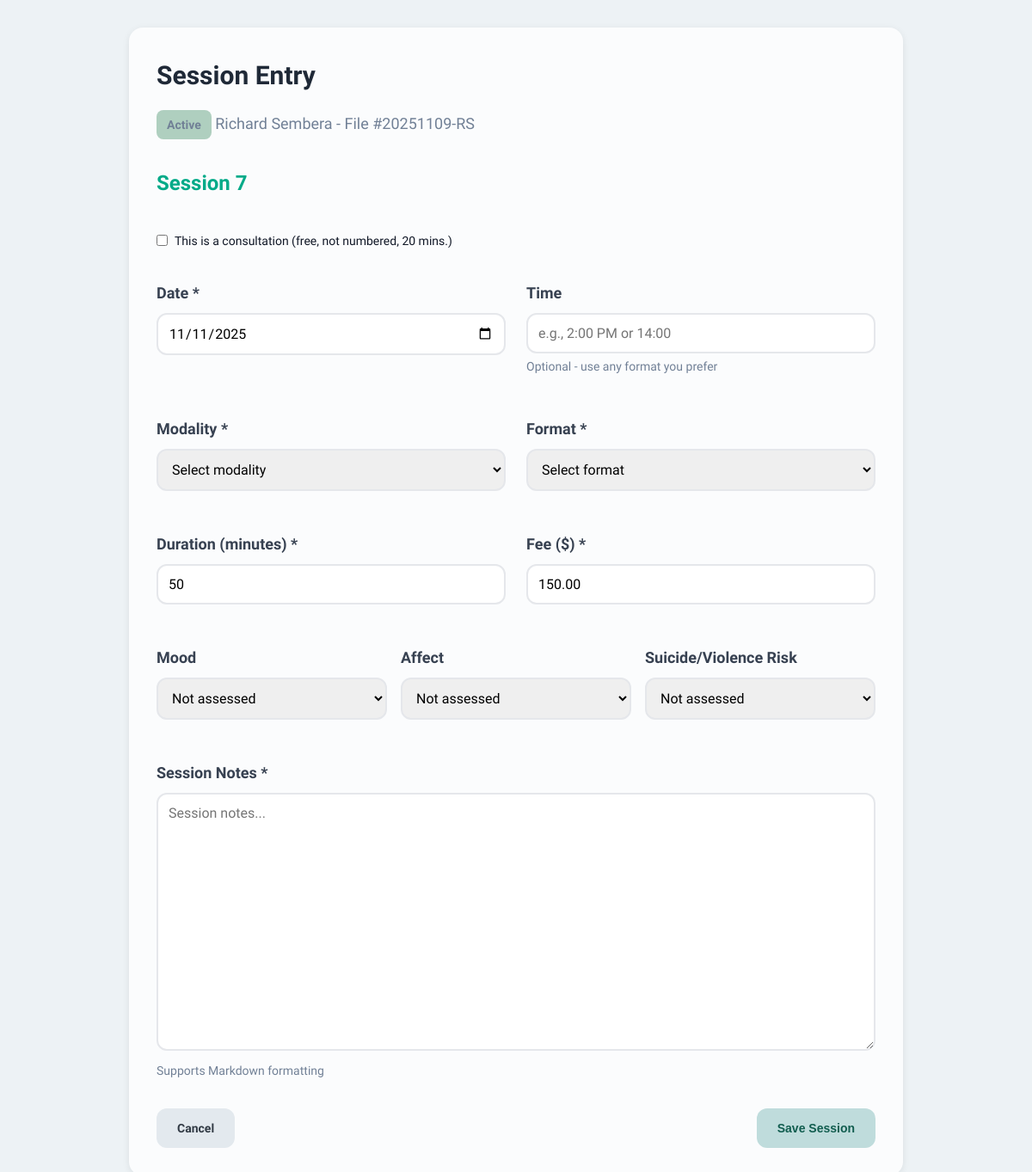
Page /client/1/session on the committed database.
### tables this page shows
CREATE TABLE client_types (
                id INTEGER PRIMARY KEY AUTOINCREMENT,
                name TEXT UNIQUE NOT NULL,
                color TEXT NOT NULL,
                code TEXT,
                file_number_style TEXT NOT NULL,
                file_number_prefix TEXT,
                file_number_suffix TEXT,
                file_number_counter INTEGER DEFAULT 0,
                session_fee REAL,
                session_duration INTEGER,
                retention_period INTEGER,
                is_system INTEGER DEFAULT 0,
                created_at INTEGER NOT NULL,
                modified_at INTEGER NOT NULL
            );

CREATE TABLE clients (
                id INTEGER PRIMARY KEY AUTOINCREMENT,
                file_number TEXT UNIQUE NOT NULL,
                first_name TEXT NOT NULL,
                middle_name TEXT,
                last_name TEXT NOT NULL,
                type_id INTEGER NOT NULL,
                created_at INTEGER NOT NULL,
                modified_at INTEGER NOT NULL,
                is_deleted INTEGER DEFAULT 0,
                FOREIGN KEY (type_id) REFERENCES client_types(id)
            );

### web/app.py (the view, shortened to what this page needs)
@app.route('/client/<int:client_id>/session', methods=['GET', 'POST'])
def create_session(client_id):
    import time
    from datetime import datetime
    client = db.get_client(client_id)
    if not client:
        return "Client not found", 404
    client_type = db.get_client_type(client['type_id'])
    session_entries = db.get_client_entries(client_id, 'session')
    non_consultation_count = sum(1 for s in session_entries if not s.get('is_consultation'))
    next_session_number = non_consultation_count + 1
    today = datetime.now().strftime('%Y-%m-%d')
    return render_template('entry_forms/session.html',
                         client=client,
                         client_type=client_type,
                         next_session_number=next_session_number,
                         today=today)

### core/database.py (called while the page is built)
    def connect(self):
        return sqlite3.connect(str(self.db_path))

    def get_client_type(self, type_id: int) -> Optional[Dict[str, Any]]:
        conn = self.connect()
        conn.row_factory = sqlite3.Row
        cursor = conn.cursor()
        cursor.execute("SELECT * FROM client_types WHERE id = ?", (type_id,))
        row = cursor.fetchone()
        conn.close()
        return dict(row) if row else None

    def get_client(self, client_id: int) -> Optional[Dict[str, Any]]:
        conn = self.connect()
        conn.row_factory = sqlite3.Row
        cursor = conn.cursor()
        cursor.execute("SELECT * FROM clients WHERE id = ?", (client_id,))
        row = cursor.fetchone()
        conn.close()
        return dict(row) if row else None

    def get_client_entries(self, client_id: int, entry_class: Optional[str] = None) -> List[Dict[str, Any]]:
        conn = self.connect()
        conn.row_factory = sqlite3.Row
        cursor = conn.cursor()
        if entry_class:
            cursor.execute(
                "SELECT * FROM entries WHERE client_id = ? AND class = ? ORDER BY created_at DESC",
                (client_id, entry_class)
            )
        else:
            cursor.execute(
                "SELECT * FROM entries WHERE client_id = ? ORDER BY created_at DESC",
                (client_id,)
            )
        rows = cursor.fetchall()
        conn.close()
        return [dict(row) for row in rows]

### web/templates/entry_forms/session.html (shortened to what this page needs)
{% extends "base.html" %}
{% block content %}
<div class="card" style="max-width: 900px; margin: 0 auto;">
    <div style="display: flex; justify-content: space-between; align-items: start; margin-bottom: 2rem;">
        <div>
            <h2>Session Entry</h2>
            <p style="color: #718096;">
                <span class="type-badge" style="background-color: {{ client_type.color }}">
                    {{ client_type.name }}
                </span>
                {{ client.first_name }} {{ client.middle_name or '' }} {{ client.last_name }} - File #{{ client.file_number }}
            </p>
        </div>
    </div>
    <form method="post">
        {% if not is_edit %}
        <div class="session-number-display" id="session-number-display">
            Session {{ next_session_number }}
        </div>
        {% else %}
        <div class="session-number-display" id="session-number-display">
            {{ session.description }}
        </div>
        {% endif %}
        <div class="form-row-full">
            <label class="checkbox-inline">
                <input type="checkbox" id="is_consultation" name="is_consultation" {% if is_edit and session.is_consultation %}checked{% endif %}>
                This is a consultation (free, not numbered, 20 mins.)
            </label>
        </div>
        <div class="form-row">
            <div class="form-group">
                <label for="session_date">Date *</label>
                <input type="date" id="session_date" name="session_date"
                       value="{% if is_edit %}{{ session_date }}{% else %}{{ today }}{% endif %}" required>
            </div>
            <div class="form-group">
                <label for="session_time">Time</label>
                <input type="text" id="session_time" name="session_time"
                       value="{% if is_edit %}{{ session.session_time or '' }}{% endif %}"
                       placeholder="e.g., 2:00 PM or 14:00">
                <p class="help-text">Optional - use any format you prefer</p>
            </div>
        </div>
        <div class="form-row">
            <div class="form-group">
                <label for="modality">Modality *</label>
                <select id="modality" name="modality" required>
                    <option value="">Select modality</option>
                </select>
            </div>
            <div class="form-group">
                <label for="format">Format *</label>
                <select id="format" name="format" required>
                    <option value="">Select format</option>
                </select>
            </div>
        </div>
        <div class="form-row">
            <div class="form-group">
                <label for="duration">Duration (minutes) *</label>
                <input type="number" id="duration" name="duration"
                       value="{% if is_edit %}{{ session.duration }}{% else %}{{ client_type.session_duration or 50 }}{% endif %}" min="1" required>
            </div>
            <div class="form-group">
                <label for="fee">Fee ($) *</label>
                <input type="number" id="fee" name="fee" step="0.01" min="0"
                       value="{% if is_edit %}{{ '%.2f'|format(session.fee) }}{% else %}{{ '%.2f'|format(client_type.session_fee or 0) }}{% endif %}" required>
            </div>
        </div>
        <div class="form-row-thirds">
            <div class="form-group">
                <label for="mood">Mood</label>
                <select id="mood" name="mood">
                    <option value="">Not assessed</option>
                </select>
            </div>
            <div class="form-group">
                <label for="affect">Affect</label>
                <select id="affect" name="affect">
                    <option value="">Not assessed</option>
                </select>
            </div>
            <div class="form-group">
                <label for="risk_assessment">Suicide/Violence Risk</label>
                <select id="risk_assessment" name="risk_assessment">
                    <option value="">Not assessed</option>
                </select>
            </div>
        </div>
        <div class="form-row-full">
            <div class="form-group">
                <label for="content">Session Notes *</label>
                <textarea id="content" name="content" placeholder="Session notes..." required>{% if is_edit %}{{ session.content or '' }}{% endif %}</textarea>
                <p class="help-text">Supports Markdown formatting</p>
            </div>
        </div>
        <div style="display: flex; justify-content: space-between; margin-top: 2rem;">
            <a href="{{ url_for('client_file', client_id=client.id) }}" class="btn btn-secondary">Cancel</a>
            <button type="submit" class="btn">Save Session</button>
        </div>
    </form>
</div>
{% endblock %}

### web/templates/base.html (style rules this page uses)
* { margin: 0; padding: 0; box-sizing: border-box; }
body { font-family: 'Lexend', -apple-system, BlinkMacSystemFont, "Segoe UI", Roboto, sans-serif; line-height: 1.6; color: #111827; background: #EDF2F5; font-size: 1.125rem; }
.btn { display: inline-block; padding: 0.75rem 1.5rem; background: #BFDCDC; color: #115D4F; text-decoration: none; border-radius: 0.75rem; border: none; font-size: 0.875rem; font-weight: 600; cursor: pointer; transition: all 0.2s; }
.btn-secondary { background: #E3E9EE; color: #323B45; }
.card { background: #FBFCFD; border-radius: 1rem; padding: 2rem; box-shadow: 0 2px 8px rgba(0,0,0,0.08); margin-bottom: 2rem; }
.card h2 { font-size: 1.875rem; margin-bottom: 1rem; color: #1F2937; font-weight: 700; }
.form-group { margin-bottom: 1.5rem; }
.form-group label { display: block; font-weight: 600; margin-bottom: 0.5rem; color: #374151; }
.form-group input, .form-group select, .form-group textarea { width: 100%; padding: 0.75rem; border: 2px solid #E5E7EB; border-radius: 0.75rem; font-size: 1rem; font-family: 'Lexend', sans-serif; transition: border-color 0.2s; }
.type-badge { display: inline-block; padding: 0.375rem 0.75rem; border-radius: 0.5rem; font-size: 0.875rem; font-weight: 600; }

### web/templates/entry_forms/session.html (style rules this page uses)
.form-row { display: grid; grid-template-columns: 1fr 1fr; gap: 1.5rem; margin-bottom: 1.5rem; }
.form-row-full { margin-bottom: 1.5rem; }
.form-row-thirds { display: grid; grid-template-columns: 1fr 1fr 1fr; gap: 1rem; margin-bottom: 1.5rem; }
textarea { width: 100%; padding: 0.75rem; border: 2px solid #e2e8f0; border-radius: 0.5rem; font-size: 1rem; font-family: inherit; min-height: 300px; transition: border-color 0.2s; }
.help-text { font-size: 0.875rem; color: #718096; margin-top: 0.25rem; }
.session-number-display { font-size: 1.5rem; font-weight: 600; color: #00aa88; margin-bottom: 1.5rem; }
.checkbox-inline { display: flex; align-items: center; padding: 0.75rem 0; cursor: pointer; font-size: 0.875rem; }
.checkbox-inline input[type="checkbox"] { width: auto; margin-right: 0.5rem; }

### rows in the picture
client_types: name "Active", duration "50", fee "150.00"
clients: first_name "Richard", last_name "Sembera", file_number "20251109-RS"

### other values in the picture
{{ next_session_number }} "7"
